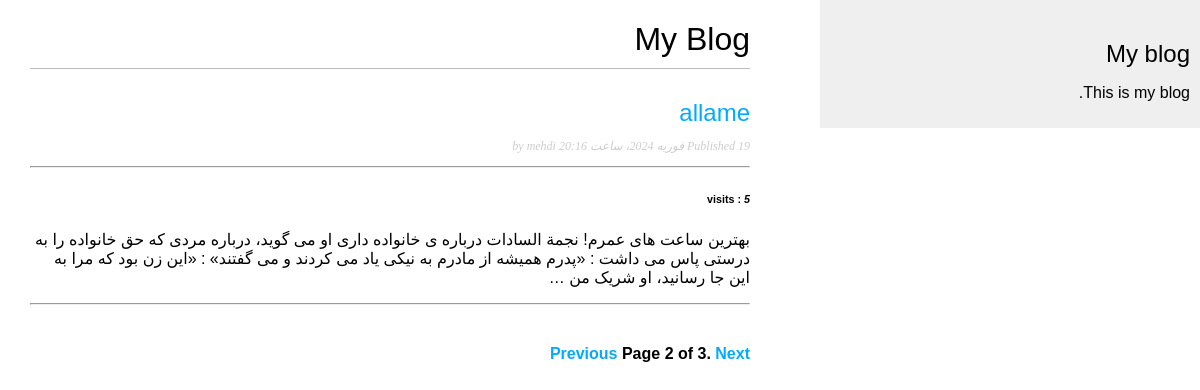
/blog/?page=2, run on an earlier commit of the app's database.
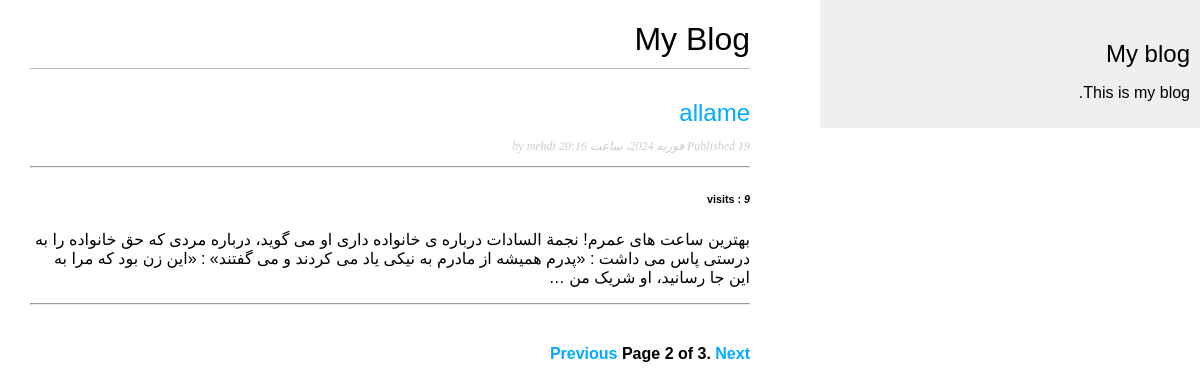
And on a later commit of the database.
### blog/models.py (models this page shows, shortened)
class Post(models.Model):
    STATUS_CHOICES = (
        ('draft', 'Draft'),
        ('published', 'Published'),
                )
    title = models.CharField(max_length=250)
    slug = models.SlugField(max_length=250,
    unique_for_date='publish')
    author = models.ForeignKey(User,on_delete=models.CASCADE,
                               related_name='blog_posts')
    body = models.TextField()
    publish = models.DateTimeField(default=timezone.now)
    created = models.DateTimeField(auto_now_add=True)
    updated = models.DateTimeField(auto_now=True)
    status = models.CharField(max_length=10,
                            choices=STATUS_CHOICES,
                            default='draft')
    visits = models.PositiveIntegerField(default=0)
    summary = models.TextField(default="",max_length=500)
    class Meta:
        ordering = ('-publish',)
    def get_absolute_url(self):
        return reverse('blog:post_detail',
                args=[self.publish.year,
                self.publish.month,
                self.publish.day, self.slug])

### blog/views.py (the view)
# urls.py: path('', views.post_list, name='post_list'),
def post_list(request):
    object_list = Post.objects.all()
    paginator = Paginator(object_list, 1) # 3 posts in each page
    try :
        page = request.GET.get('page')
    except :
        page=1
    try:
        posts = paginator.page(page)
    except PageNotAnInteger:
        posts = paginator.page(1)
    except EmptyPage:
        posts = paginator.page(paginator.num_pages)
    return render(request, 'blog/post/list.html',
                        {'page': page,
                        'posts': posts})

### blog/templates/blog/post/list.html (shortened to what this page needs)
{% extends "blog/base.html" %}
{% block content %}
<h1>My Blog</h1>
{% for post in posts %}
<h2>
    <a href="{{ post.get_absolute_url }}">
        {{ post.title }}
    </a>
</h2>
<p class="date">
    Published {{ post.publish }} by {{ post.author }}
</p>
<hr>
<h6>visits : <b><i> {{post.visits}} </i></b> </h6>
{{ post.body|truncatewords:50|linebreaks }}
<hr>
{% endfor %}
{% include "pagination.html" with page=posts %}
{% endblock %}

What changed in the data, as far as the page shows it:
changed Post "allame": visits "5" → "9"
